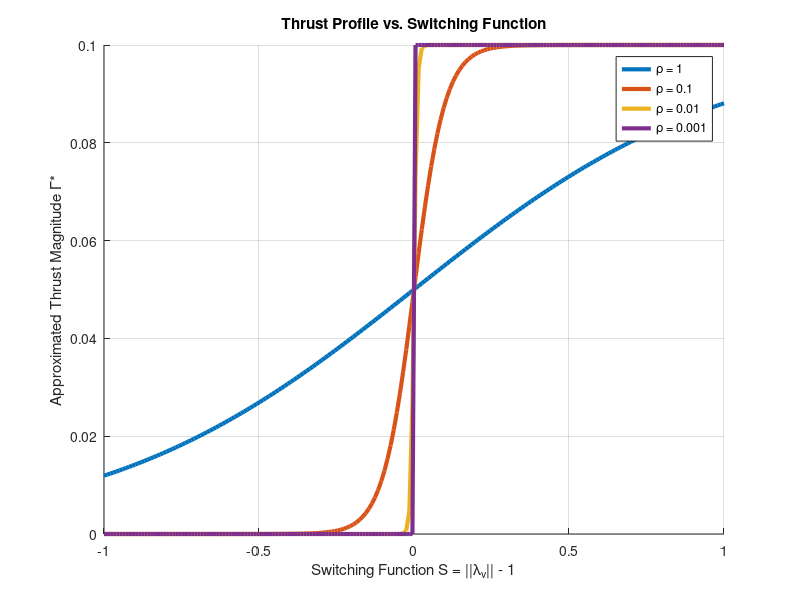

This chart was generated by the following MATLAB code: (Note: this script raises an error after producing the figure.)
% =========================================================================
% 
% Filename:       HW4.m
% Author:         Derek Yu
% Institution:    Purdue University
% Course:         AAE590 - Applied Control in Astronautics
% Professor:      Dr. Kenshiro Oguri
% Assignment:     HW 4
% Semester:       Spring 2025
% 
% Description: Homework 4
%
% =========================================================================

%%
clear; clc; close all;
format long

% PARAMETERS
mu = 1;              % Non-dimensional gravitational parameter
umax = 0.1;          % Maximum control magnitude
tf = 6.5;            % Fixed final time (non-dimensional)

% Smoothing parameters for continuation
rhos = [1, 0.1, 1e-2, 1e-3];

% Earth initial conditions (circular orbit at 1 AU)
% State vector: [position (2); velocity (2)]
x0 = [1; 0; 0; 1];

% Mars orbit parameters (circular orbit)
a_M = 1.524;         % Mars semi-major axis (AU)
nu_M0 = pi;          % Mars initial true anomaly (radians)
omega_M = sqrt(mu/(a_M^3));  % Mars angular rate

% Anonymous function for Mars' state (position and velocity) at time t
marsState = @(t) [ a_M*cos(nu_M0 + omega_M*t);
                   a_M*sin(nu_M0 + omega_M*t);
                  -a_M*omega_M*sin(nu_M0 + omega_M*t);
                   a_M*omega_M*cos(nu_M0 + omega_M*t) ];

% Terminal condition: spacecraft must rendezvous with Mars at tf.
x_target = marsState(tf);

% Plot: Approximated Thrust vs. Switching Function
% The switching function is S = ||lambda_v|| - 1, and the smoothed thrust is:
% Gamma = umax/2*(1 + tanh((||lambda_v|| - 1)/rho))
s_vec = linspace(-1,1,200);
figure('Color','white','Position',[2000 0 1000 800]); hold on;
colors = lines(length(rhos));
for i = 1:length(rhos)
    rho_val = rhos(i);
    Gamma = umax/2*(1 + tanh(s_vec./rho_val));
    plot(s_vec, Gamma, 'Color', colors(i,:), 'LineWidth', 3, 'DisplayName', sprintf('\\rho = %g', rho_val));
end
xlabel('Switching Function S = ||\lambda_v|| - 1');
ylabel('Approximated Thrust Magnitude \Gamma*');
title('Thrust Profile vs. Switching Function');
legend('Location','Best'); grid on;
ax = gca; ax.FontSize = 20;

% Solve the Two-Point Boundary Value Problem via Shooting
% The shooting function adjusts the initial costate lambda0 so that x(tf) = Mars' state.
lambda0_guess = [0.8; 0.1; 0.2; 1.1];  % Initial guess for costate (4x1)
options_fsolve = optimoptions('fsolve','Display','iter','TolFun',1e-8,'TolX',1e-8);
for i = 1:length(rhos)
    rho = rhos(i);
    shootingFunc = @(lambda0) shootFunc(lambda0, x0, tf, mu, umax, rho, x_target);
    [lambda0_sol, fval, exitflag, output] = fsolve(shootingFunc, lambda0_guess, options_fsolve);
    fprintf('For \\rho = %g, computed lambda0 = [%g; %g; %g; %g]\n', rho, lambda0_sol(1), lambda0_sol(2), lambda0_sol(3), lambda0_sol(4));
    lambda0_guess = lambda0_sol;  % Update guess for next iteration
end
rho_final = rhos(end);

% Integrate the Full ODE System (State and Costate)
% Full state: y = [r (2); v (2); lambda_r (2); lambda_v (2)]
options_ode = odeset('RelTol',1e-12,'AbsTol',1e-12);
[t_sol, y_sol] = ode45(@(t,y) odefun(t,y,mu,umax,rho_final), [0 tf], [x0; lambda0_sol], options_ode);
r_sol = y_sol(:,1:2);       % Spacecraft position
v_sol = y_sol(:,3:4);       % Spacecraft velocity
lambda_r_sol = y_sol(:,5:6);% Costate for r
lambda_v_sol = y_sol(:,7:8);% Costate for v

% Compute Control History
u_sol = zeros(length(t_sol),2);
for k = 1:length(t_sol)
    lam_v = lambda_v_sol(k,:)';
    norm_lam_v = norm(lam_v);
    if norm_lam_v > 1e-8
        Gamma = umax/2*(1 + tanh((norm_lam_v - 1)/rho_final));
        u_sol(k,:) = - Gamma * (lam_v/norm_lam_v);
    else
        u_sol(k,:) = [0; 0];
    end
end

% Compute Hamiltonian Variation Over Time
H_sol = zeros(length(t_sol),1);
for k = 1:length(t_sol)
    r = r_sol(k,:)';
    v = v_sol(k,:)';
    lam_r = lambda_r_sol(k,:)';
    lam_v = lambda_v_sol(k,:)';
    norm_r = norm(r);
    u = u_sol(k,:)';
    H_sol(k) = lam_r'*v + lam_v'*(-r/(norm_r^3)) + lam_v'*u + norm(u);
end
H0 = H_sol(1);
H_diff = H_sol - H0;

% Compute Polar Coordinates for State (for plotting states vs. time)
xSc = r_sol(:,1);
ySc = r_sol(:,2);
rPolar = sqrt(xSc.^2 + ySc.^2);
theta = atan2(ySc, xSc);
vx = v_sol(:,1);
vy = v_sol(:,2);
vr = (xSc.*vx + ySc.*vy)./rPolar;            % Radial velocity
vtheta = (xSc.*vy - ySc.*vx)./rPolar;          % Tangential velocity

% FIGURE 1: Trajectories in Cartesian (Optimal Transfer)
figure('Color','white','Position',[0 0 1000 1000]); hold on;
r0 = 1;              % Earth orbit radius
rMars = a_M;         % Mars orbit radius
t_circle = linspace(0,2*pi,200);
% Plot Earth orbit
plot(r0*cos(t_circle), r0*sin(t_circle), 'k--', 'DisplayName','Earth Orbit');
% Plot Mars orbit
plot(rMars*cos(t_circle), rMars*sin(t_circle), 'r--', 'DisplayName','Mars Orbit');
% Mark Earth start (blue marker)
plot(r0, 0, 'ko','MarkerFaceColor','b','MarkerSize',20, 'DisplayName','Earth Start');
% Mark Mars start (red marker at π)
plot(rMars*cos(pi), rMars*sin(pi), 'ro','MarkerFaceColor','r','MarkerSize',20, 'DisplayName','Mars Start');
% Plot spacecraft trajectory
plot(xSc, ySc, 'b-', 'LineWidth', 3, 'DisplayName', 'Spacecraft Trajectory');
% Mark intercept (final point)
scatter(xSc(end), ySc(end), 1200, 'bp', 'MarkerFaceColor','y','MarkerEdgeColor','k', 'DisplayName', 'Intercept');
axis equal; grid on;
xlabel('x (AU)'); ylabel('y (AU)');
title('Minimum-Fuel Trajectory from Earth to Mars');
legend('Location','Best');
ax = gca; ax.FontSize = 20;

% FIGURE 2: States vs. Time (3 Subplots)
figure('Color','white','Position',[1000 0 1000 1000]);
% Subplot 1: Radial distance vs. time
subplot(3,1,1); hold on; grid on;
title('States vs. Time');
ylabel('r (AU)');
plot(t_sol, rPolar, 'b-', 'LineWidth', 3, 'DisplayName', 'r');
legend('Location','Best');
ax = gca; ax.FontSize = 20;
% Subplot 2: Radial and Tangential Velocities vs. time
subplot(3,1,2); hold on; grid on;
ylabel('Velocity (AU/yr)');
plot(t_sol, vr, 'b--', 'LineWidth', 3, 'DisplayName', 'v_r');
plot(t_sol, vtheta, 'b-', 'LineWidth', 3, 'DisplayName', 'v_\theta');
legend('Location','Best');
ax = gca; ax.FontSize = 20;
% Subplot 3: Angular Position vs. time
subplot(3,1,3); hold on; grid on;
xlabel('Time (yr)'); ylabel('\theta (rad)');
plot(t_sol, theta, 'b-', 'LineWidth', 3, 'DisplayName', '\theta');
legend('Location','Best');
ax = gca; ax.FontSize = 20;

% FIGURE 3: Hamiltonian Difference vs. Time
figure('Color','white','Position',[0 1000 1000 1000]); hold on; grid on;
title('H(t) - H(0)');
xlabel('Time (yr)'); ylabel('H(t) - H(0)');
plot(t_sol, H_diff, 'b-', 'LineWidth', 3, 'DisplayName', 'H(t)-H(0)');
legend('Location','Best');
ax = gca; ax.FontSize = 20;

% FIGURE 4: Switching Function and Thrust Profile vs. Time
% Compute the switching function S = ||lambda_v|| - 1 and thrust magnitude Gamma.
S_sol = zeros(length(t_sol),1);
Gamma_sol = zeros(length(t_sol),1);
for k = 1:length(t_sol)
    norm_lv = norm(lambda_v_sol(k,:)');
    S_sol(k) = norm_lv - 1;
    Gamma_sol(k) = umax/2*(1 + tanh((norm_lv - 1)/rho_final));
end
figure('Color','white','Position',[1000 1000 1000 1000]); hold on; grid on;
plot(t_sol, S_sol, 'b-', 'LineWidth', 3, 'DisplayName', 'Switching Function S = ||\lambda_v|| - 1');
plot(t_sol, Gamma_sol, 'r--', 'LineWidth', 3, 'DisplayName', 'Thrust Magnitude \Gamma*');
xlabel('Time (yr)');
ylabel('Value');
title('Switching Function and Thrust Profile vs. Time');
legend('Location','Best');
ax = gca; ax.FontSize = 20;

% FIGURE 5: Control Time History from Final Iteration
figure('Color','white','Position',[1000 1000 1000 1000]); hold on; grid on;
plot(t_sol, u_sol(:,1), 'b-', 'LineWidth', 3, 'DisplayName', 'u_x');
plot(t_sol, u_sol(:,2), 'r-', 'LineWidth', 3, 'DisplayName', 'u_y');
plot(t_sol, vecnorm([u_sol(:,1) u_sol(:,2)],2,2), 'k-', 'LineWidth', 3, 'DisplayName', 'u_{mag}');
xlabel('Time (yr)');
ylabel('Control Acceleration');
title('Control Time History');
legend('Location','Best');
ax = gca; ax.FontSize = 20;

% FIGURE 6: Costate Time History from Final Iteration
figure('Color','white','Position',[2000 1000 1000 1000]);
subplot(2,1,1); hold on; grid on;
plot(t_sol, lambda_r_sol(:,1), 'b-', 'LineWidth', 3, 'DisplayName', '\lambda_{r}');
plot(t_sol, lambda_r_sol(:,2), 'r-', 'LineWidth', 3, 'DisplayName', '\lambda_{\theta}');
xlabel('Time (yr)');
ylabel('Position');
title('Costate Time History: \lambda_r');
legend('Location','Best');
ax = gca; ax.FontSize = 20;
subplot(2,1,2); hold on; grid on;
plot(t_sol, lambda_v_sol(:,1), 'b-', 'LineWidth', 3, 'DisplayName', '\lambda_{vr}');
plot(t_sol, lambda_v_sol(:,2), 'r-', 'LineWidth', 3, 'DisplayName', '\lambda_{v\theta}');
xlabel('Time (yr)');
ylabel('Velocity');
title('Costate Time History: \lambda_v');
legend('Location','Best');
ax = gca; ax.FontSize = 20;



%%%%%%%%%%%%%%%%%%%%%%%%%%%%%%%%%%%%%%%%%%%%%%%%%%%%%%%%%%%%%%%%%%%%%%%%%%%
% Nested Function: ODE Dynamics for State and Costate
function dydt = odefun(t,y,mu,umax,rho)
    % y = [r (2); v (2); lambda_r (2); lambda_v (2)]
    r = y(1:2);
    v = y(3:4);
    lambda_r = y(5:6);
    lambda_v = y(7:8);
    norm_r = norm(r);
    norm_lambda_v = norm(lambda_v);
    if norm_lambda_v > 1e-8
        Gamma = umax/2*(1 + tanh((norm_lambda_v - 1)/rho));
        u = - Gamma * (lambda_v/norm_lambda_v);
    else
        u = [0;0];
    end
    drdt = v;
    dvdt = - r/(norm_r^3) + u;
    dlambda_v_dt = - lambda_r;
    A = (1/(norm_r^3))*eye(2) - 3*(r*r')/(norm_r^5);
    dlambda_r_dt = A * lambda_v;
    dydt = [drdt; dvdt; dlambda_r_dt; dlambda_v_dt];
end

%%%%%%%%%%%%%%%%%%%%%%%%%%%%%%%%%%%%%%%%%%%%%%%%%%%%%%%%%%%%%%%%%%%%%%%%%%%
% Nested Function: Shooting Function
function F = shootFunc(lambda0, x0, tf, mu, umax, rho, x_target)
    y0 = [x0; lambda0];
    options_ode_inner = odeset('RelTol',1e-12,'AbsTol',1e-12);
    [~, y] = ode45(@(t,y) odefun(t,y,mu,umax,rho), [0 tf], y0, options_ode_inner);
    x_tf = y(end,1:4)';
    F = x_tf - x_target;
end